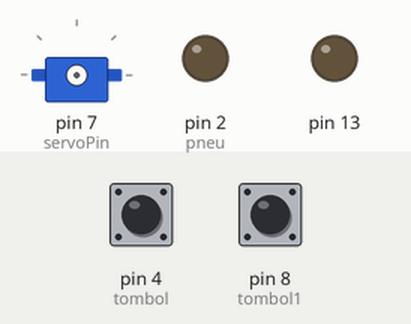
This sketch was run on a simulated Arduino Uno, built with avr-gcc and run on an emulated ATmega328P. On the bench: servo, output pins drawn as LEDs (lit = HIGH). Wiring (inferred from the names in the program): servo: signal pin 7. The inputs (shaded band) are chosen by the test bench; at power-on: pin 4 (tombol) HIGH, pin 8 (tombol1) HIGH. Servo pulses on a pin are drawn as a servo (544–2400 µs = 0–180°); pins used as bus, display or sensor lines are not drawn.

Above: at 1.2 s.
1.3 s: pin 4 (tombol) pulled LOW for 0.15 s
At 1.9 s:
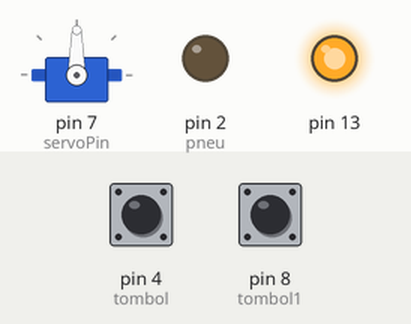
4.4 s: pin 4 (tombol) pulled LOW for 3.2 s
At 8.9 s:
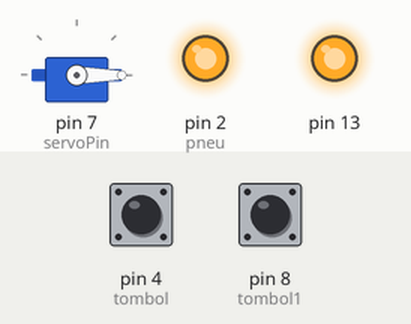
At 11.3 s:
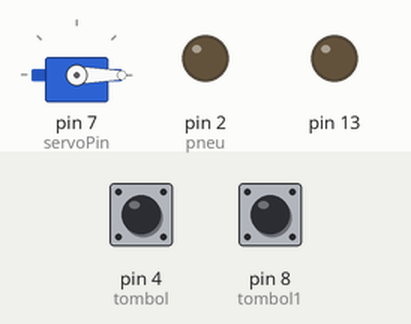
Timing chart, 0 to 12.8 s (numbered marks = the images above; inputs shaded):
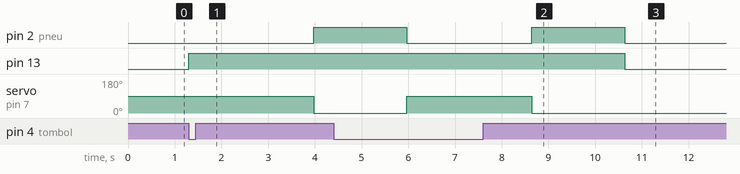

Measured:
- after the input at 1.3 s, pin 2 (pneu): LOW → HIGH after 2.7 s; pin 13: LOW → HIGH at once; servo on pin 7 (servoPin): 90° → 0° after 2.7 s
- after the input at 4.4 s, pin 13: HIGH → LOW after 6.2 s instead of 1.6 s; servo on pin 7 (servoPin): 0° → 90° after 1.6 s, → 0° 2.7 s later

The sketch:

sketch_jan20a.ino
```cpp
const int servoPin = 7;    // the pin number (no PWM) of the servo.
const long delayTime = 10; // servo movement delay time in millis.

int myAngle = 0;    // angle of the servo (roughly in degrees) 0-180.
int pulseWidth = 0; // angle to microseconds.
int tombol = 4;
int tombol1 = 8;
int pneu = 2;     //pneumatic

// startup point entry (runs once).
void setup() {
  // set servo pin as output.
  pinMode(servoPin, OUTPUT);
  pinMode(tombol, INPUT_PULLUP);
  pinMode(tombol1, INPUT_PULLUP);
  pinMode(13,OUTPUT);
  pinMode(pneu, OUTPUT);
}
// loop the main sketch.

void loop(){
  if (digitalRead(tombol)== LOW)
  {
     digitalWrite(13,HIGH);ser_1(); delay(500);
  digitalWrite(pneu,HIGH);
ser_2();
  }
  if (digitalRead(tombol1)== LOW){
    digitalWrite(13,HIGH);
  digitalWrite(pneu,HIGH);
  }
else {digitalWrite(13,LOW);
    digitalWrite(pneu,LOW);}
}// move the servo.

void ser_1(){
    for (myAngle = 0; myAngle <= 180; myAngle++) {
    servoPulse(7, 90);
  }
}
void ser_2(){
  for (myAngle = 180; myAngle >= 0; myAngle--) {
    servoPulse(7, 0);
}
}

void servoPulse(int servoPin, int myAngle) {
  pulseWidth = (myAngle * 11) + 1000; // converts angle to microseconds.
  digitalWrite(servoPin, HIGH);      // set servo high.
  delayMicroseconds(pulseWidth);     // wait a very small amount.
  digitalWrite(servoPin, LOW);       // set servo low.
  delay(delayTime);                  // refresh cycle of typical servos.
}
```
